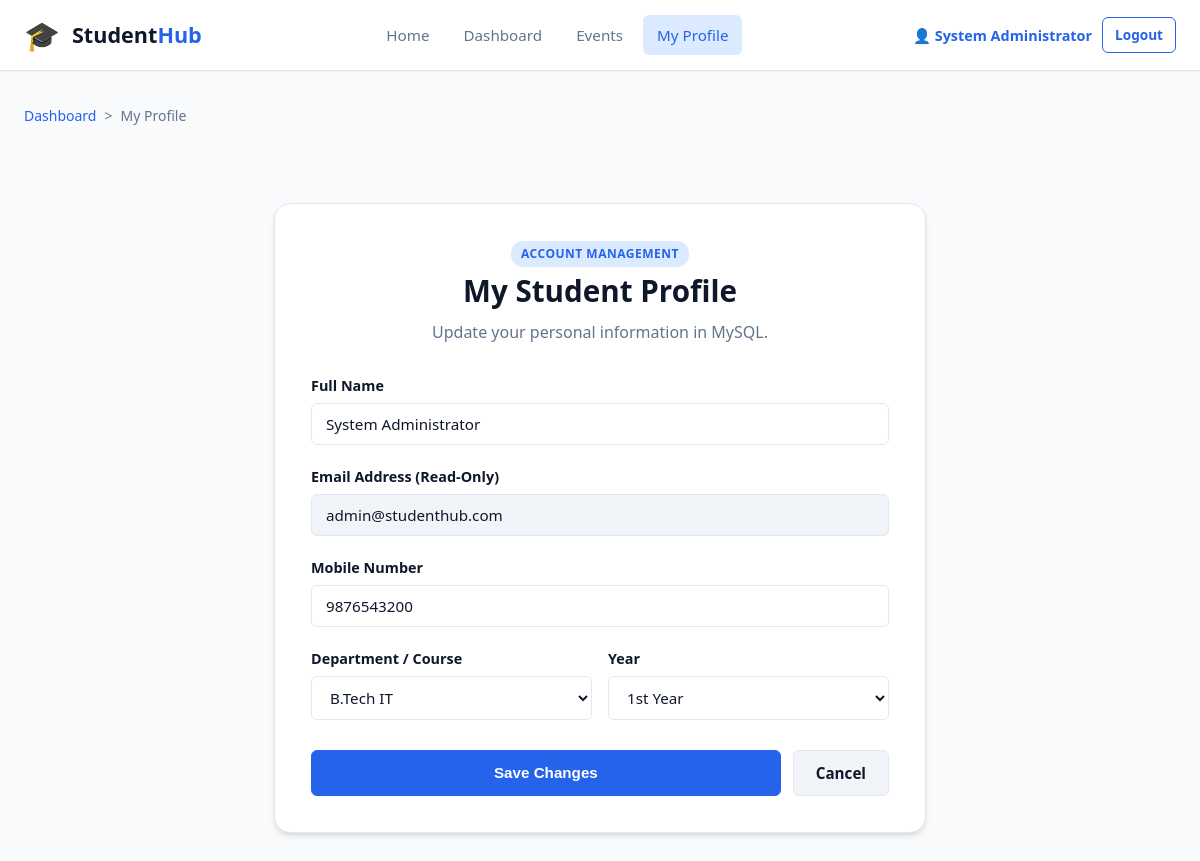
The page /php/profile.php (signed in) on the database its author committed.
### tables this page shows
CREATE TABLE `users` (
  `id` INT AUTO_INCREMENT PRIMARY KEY,
  `full_name` VARCHAR(100) NOT NULL,
  `email` VARCHAR(120) NOT NULL UNIQUE,
  `phone` VARCHAR(15) NOT NULL,
  `password_hash` VARCHAR(255) NOT NULL,
  `role` ENUM('student', 'admin') NOT NULL DEFAULT 'student',
  `course` VARCHAR(80) NOT NULL DEFAULT 'B.Tech IT',
  `year` VARCHAR(20) NOT NULL DEFAULT '3rd Year',
  `gender` ENUM('Male', 'Female', 'Other') NOT NULL DEFAULT 'Other',
  `status` ENUM('Active', 'Inactive') NOT NULL DEFAULT 'Active',
  `created_at` TIMESTAMP DEFAULT CURRENT_TIMESTAMP,
  `last_login` TIMESTAMP NULL DEFAULT NULL
);

### php/profile.php (the view, shortened to what this page needs)
<?php
$userId = $_SESSION['user_id'];
$pdo = get_db_connection();
$user = null;
if ($pdo) {
    $stmt = $pdo->prepare("SELECT * FROM users WHERE id = ?");
    $stmt->execute([$userId]);
    $user = $stmt->fetch();
}
?>
<!DOCTYPE html>
<html lang="en">
<head>
  <link rel="stylesheet" href="../css/style.css">
</head>
<body>
  <header>
    <div class="header-container">
      <a href="../pages/index.html" class="brand-logo">
        <span style="font-size: 1.8rem;">🎓</span>
        <span>Student<span class="brand-badge">Hub</span></span>
      </a>
      <nav>
        <ul class="nav-links">
          <li><a href="../pages/index.html">Home</a></li>
          <li><a href="dashboard.php">Dashboard</a></li>
          <li><a href="../pages/events.html">Events</a></li>
          <li><a href="profile.php" class="active">My Profile</a></li>
        </ul>
      </nav>
      <div class="header-actions">
        <span style="font-size: 0.9rem; font-weight: 600; color: var(--primary);">👤 <?= htmlspecialchars($_SESSION['user_name']) ?></span>
        <a href="logout.php" class="btn btn-outline btn-sm">Logout</a>
      </div>
    </div>
  </header>
  <div class="breadcrumbs">
    <a href="dashboard.php">Dashboard</a> &gt; <span>My Profile</span>
  </div>
  <main style="max-width: 700px; margin: 30px auto;">
    <div class="form-card">
      <div class="form-header">
        <span class="badge badge-primary">Account Management</span>
        <h2>My Student Profile</h2>
        <p>Update your personal information in MySQL.</p>
      </div>
      <form method="POST" action="profile.php">
        <div class="form-group">
          <label class="form-label" for="full_name">Full Name</label>
          <input type="text" id="full_name" name="full_name" class="form-control" value="<?= htmlspecialchars($user['full_name'] ?? $_SESSION['user_name']) ?>" required>
        </div>
        <div class="form-group">
          <label class="form-label" for="email">Email Address (Read-Only)</label>
          <input type="email" id="email" class="form-control" value="<?= htmlspecialchars($user['email'] ?? $_SESSION['user_email']) ?>" readonly style="background: var(--bg-subtle);">
        </div>
        <div class="form-group">
          <label class="form-label" for="phone">Mobile Number</label>
          <input type="tel" id="phone" name="phone" class="form-control" value="<?= htmlspecialchars($user['phone'] ?? '') ?>" required>
        </div>
        <div class="form-row">
          <div class="form-group">
            <label class="form-label" for="course">Department / Course</label>
            <select id="course" name="course" class="form-control">
              <option value="B.Tech IT" <?= ($user['course'] ?? '') === 'B.Tech IT' ? 'selected' : '' ?>>B.Tech IT</option>
            </select>
          </div>
          <div class="form-group">
            <label class="form-label" for="year">Year</label>
            <select id="year" name="year" class="form-control">
              <option value="1st Year" <?= ($user['year'] ?? '') === '1st Year' ? 'selected' : '' ?>>1st Year</option>
            </select>
          </div>
        </div>
        <div style="display: flex; gap: 12px; margin-top: 10px;">
          <button type="submit" class="btn btn-primary btn-block">Save Changes</button>
          <a href="dashboard.php" class="btn btn-secondary">Cancel</a>
        </div>
      </form>
    </div>
  </main>
</body>
</html>

### rows shown on the page
users: full_name "System Administrator", email "admin@studenthub.com", phone "9876543200"

### other values the page prints
$_SESSION['user_name'] "System Administrator"
